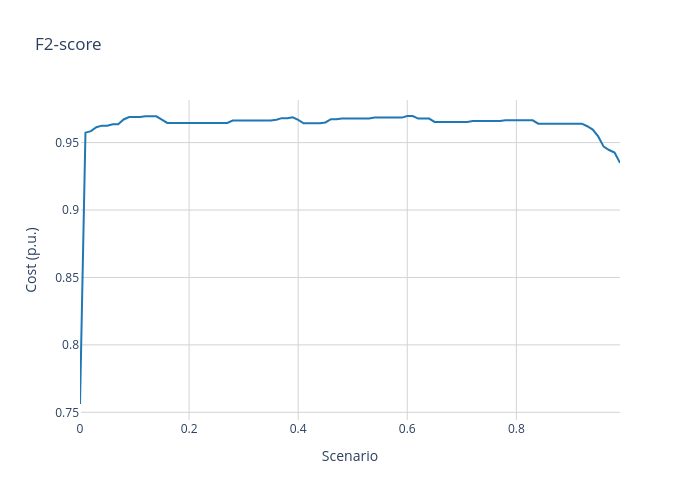

Source (notebook cell):
### Markdown cell above
#### Threshold probability

The classification threshold probability is selected to provide the highest F2 value for the trained model.

### Code cell
from sklearn.metrics import fbeta_score

t_prob = np.arange(0,1, 0.01)
f2_score = np.array([])

for thresh in t_prob:
    pred = np.array([1 if x > thresh else 0 for x in y_prob])
    f2_score = np.append(f2_score, fbeta_score(y_target, pred, beta=2))
    
layout = go.Layout(
    title = f'F2-score',
    xaxis = dict(
        gridcolor='lightgrey'),
    yaxis = dict(
        gridcolor='lightgrey'), 
    paper_bgcolor='rgba(0,0,0,0)',
    plot_bgcolor='rgba(0,0,0,0)'
)

fig = go.Figure(layout=layout)

fig.add_trace(go.Scatter(x=t_prob, y=f2_score, mode='lines', line=dict(color='#1F77B4'), name="True"))

fig.update_layout(
    xaxis_title='Scenario',
    yaxis_title='Cost (p.u.)',
    width=700, height=500
)
fig.show()

### Figure 1 — Plotly figure (JSON) as saved in the notebook; plotly's stock layout.template omitted (floating-point values rounded to 4 significant figures)
{"data": [{"line": {"color": "#1F77B4"}, "mode": "lines", "name": "True", "type": "scatter", "x": [0, 0.01, 0.02, 0.03, 0.04, 0.05, 0.06, 0.07, 0.08, 0.09, 0.1, 0.11, 0.12, 0.13, 0.14, 0.15, 0.16, 0.17, 0.18, 0.19, 0.2, 0.21, 0.22, 0.23, 0.24, 0.25, 0.26, 0.27, 0.28, 0.29, 0.3, 0.31, 0.32, 0.33, 0.34, 0.35, 0.36, 0.37, 0.38, 0.39, 0.4, 0.41, 0.42, 0.43, 0.44, 0.45, 0.46, 0.47, 0.48, 0.49, 0.5, 0.51, 0.52, 0.53, 0.54, 0.55, 0.56, 0.57, 0.58, 0.59, 0.6, 0.61, 0.62, 0.63, 0.64, 0.65, 0.66, 0.67, 0.68, 0.69, 0.7, 0.71, 0.72, 0.73, 0.74, 0.75, 0.76, 0.77, 0.78, 0.79, 0.8, 0.81, 0.82, 0.83, 0.84, 0.85, 0.86, 0.87, 0.88, 0.89, 0.9, 0.91, 0.92, 0.93, 0.94, 0.95, 0.96, 0.97, 0.98, 0.99], "y": [0.7562, 0.9574, 0.9585, 0.9614, 0.9626, 0.9626, 0.9636, 0.9636, 0.9672, 0.9689, 0.9689, 0.9689, 0.9695, 0.9695, 0.9695, 0.9671, 0.9646, 0.9646, 0.9646, 0.9646, 0.9646, 0.9646, 0.9646, 0.9646, 0.9646, 0.9646, 0.9646, 0.9646, 0.9664, 0.9664, 0.9664, 0.9664, 0.9664, 0.9664, 0.9664, 0.9664, 0.967, 0.9681, 0.9681, 0.9687, 0.9669, 0.9644, 0.9644, 0.9644, 0.9644, 0.965, 0.9673, 0.9673, 0.9679, 0.9679, 0.9679, 0.9679, 0.9679, 0.9679, 0.9685, 0.9685, 0.9685, 0.9685, 0.9685, 0.9685, 0.9697, 0.9697, 0.9678, 0.9678, 0.9678, 0.9653, 0.9653, 0.9653, 0.9653, 0.9653, 0.9653, 0.9653, 0.9659, 0.9659, 0.9659, 0.9659, 0.9659, 0.9659, 0.9665, 0.9665, 0.9665, 0.9665, 0.9665, 0.9665, 0.964, 0.964, 0.964, 0.964, 0.964, 0.964, 0.964, 0.964, 0.964, 0.9621, 0.9596, 0.9546, 0.947, 0.9445, 0.9426, 0.935]}], "layout": {"height": 500, "paper_bgcolor": "rgba(0, 0, 0, 0)", "plot_bgcolor": "rgba(0, 0, 0, 0)", "title": {"text": "F2-score"}, "width": 700, "xaxis": {"autorange": true, "gridcolor": "lightgrey", "range": [0, 0.99], "title": {"text": "Scenario"}, "type": "linear"}, "yaxis": {"autorange": true, "gridcolor": "lightgrey", "range": [0.7443, 0.9816], "title": {"text": "Cost (p.u.)"}, "type": "linear"}}}
